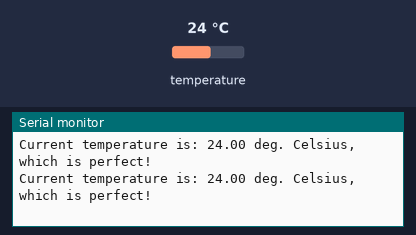
Bench run of a program on a simulated ESP8266 (Wemos D1 mini). Shown: the last lines printed to the serial monitor. The inputs (shaded band) are chosen by the test bench; at power-on: temperature 24 °C.

Above: at 4.3 s.
4.4 s: temperature set to 12 °C
At 6.7 s:
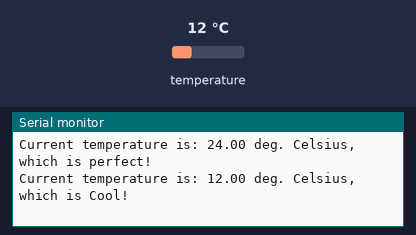
10.6 s: temperature set to 28 °C
At 13.0 s:
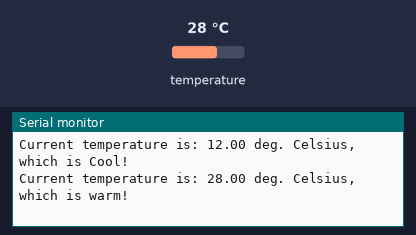
16.1 s: temperature set to 33 °C
At 18.0 s:
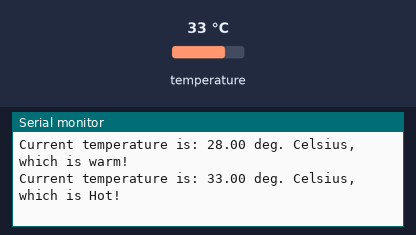
21.7 s: temperature set to 41 °C
At 24.2 s:
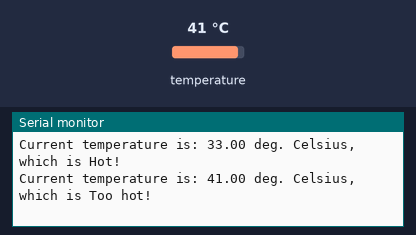
27.3 s: temperature set to 8 °C
At 29.2 s:
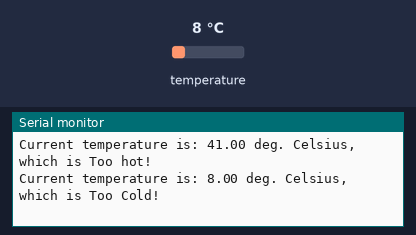

The program:

main.cpp
```cpp
// ******************************************************************
// Dallas Semiconductor DS18B20 Temperature Sensor Demo Program
// COMP-10184
// Mohawk College
// library for Arduino framework
#include <Arduino.h>
// 1-Wire sensor communication libary
#include <OneWire.h>
// DS18B20 sensor library
#include <DallasTemperature.h>
// Pin that the DS18B20 is connected to
const int oneWireBus = D3;
// Setup a oneWire instance to communicate with any OneWire devices
OneWire oneWire(oneWireBus);
// Pass our oneWire reference to Dallas Temperature sensor
DallasTemperature DS18B20(&oneWire);
DeviceAddress tempSensor;
void setup() {
 // configure the USB serial monitor
 Serial.begin(115200);
 // Start the DS18B20 sensor

DS18B20.begin();
    if (!DS18B20.getAddress(tempSensor, 0))
     {
         Serial.println("TEMPREATURE APPLICATION");
        Serial.println("No DS18B20 temprature sensors are installed!");
}
}
void loop() {
 float fTemp;
 String judgement;

if (!DS18B20.getAddress(tempSensor, 0))
     {
         Serial.println("TEMPREATURE APPLICATION");
        Serial.println("No DS18B20 temprature sensors are installed!"

        );
}

 // ask DS18B20 for the current temperature
 DS18B20.requestTemperatures();
 // fetch the temperature. We only have 1 sensor, so the index is 0.
 fTemp = DS18B20.getTempCByIndex(0);
 // print the temp to the USB serial monitor


 if  (fTemp < 10){
   judgement= ", which is Too Cold!";
}else if (fTemp > 9 && fTemp < 16){
judgement =", which is Cool!";}
else if (fTemp> 14 && fTemp < 25){
  judgement=", which is perfect!";}
else if (fTemp> 24 && fTemp < 30){
  judgement=", which is warm!";}
else if (fTemp> 29 && fTemp < 36){
  judgement=", which is Hot!";}
  else if (fTemp> 35){
  judgement=", which is Too hot!";}

 Serial.println("Current temperature is: " + String(fTemp) + " deg. Celsius" + judgement);
 // wait 2s (2000ms) before doing this again
 delay(2000);
}
```

Measured:
- after the input at 4.4 s, the serial monitor: prints a new line after 2.0 s (image 1)
- after the input at 10.6 s, the serial monitor: prints a new line after 1.3 s (image 2)
- after the input at 16.1 s, the serial monitor: prints a new line after 1.4 s (image 3)
- after the input at 21.7 s, the serial monitor: prints a new line after 1.3 s (image 4)
- after the input at 27.3 s, the serial monitor: prints a new line after 1.3 s (image 5)
